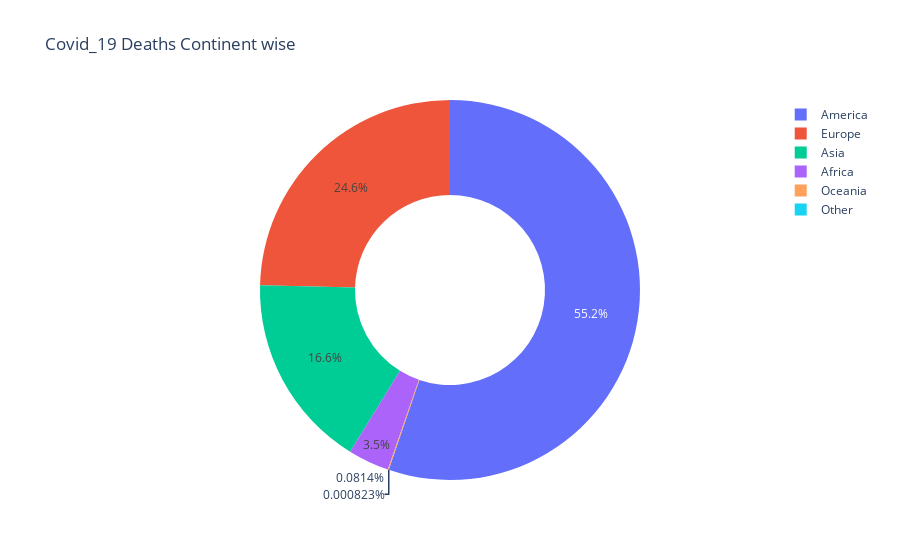

Notebook source saved alongside this figure:
### Code cell
create_pie("Deaths")

### Figure 1 — Plotly figure (JSON) as saved in the notebook; plotly's stock layout.template omitted (floating-point values rounded to 4 significant figures; data arrays with more than 128 entries replaced by an {"elided": "..."} marker saying what was removed)
{"data": [{"domain": {"x": [0, 1], "y": [0, 1]}, "hole": 0.5, "hovertemplate": "Continent=%{label}<br>Deaths=%{value}<extra></extra>", "labels": {"elided": "39956 str values"}, "legendgroup": "", "name": "", "showlegend": true, "type": "pie", "values": {"elided": "39956 int values"}}], "layout": {"legend": {"tracegroupgap": 0}, "title": {"text": "Covid_19 Deaths Continent wise"}}}
